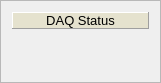
  <widget class="QFrame" name="frame" >
   <property name="geometry" >
    <rect>
     <x>2</x>
     <y>617</y>
     <width>161</width>
     <height>83</height>
    </rect>
   </property>
   <property name="minimumSize" >
    <size>
     <width>0</width>
     <height>0</height>
    </size>
   </property>
   <property name="frameShape" >
    <enum>QFrame::StyledPanel</enum>
   </property>
   <property name="frameShadow" >
    <enum>QFrame::Raised</enum>
   </property>
   <layout class="QGridLayout" >
    <item row="0" column="0" colspan="6" >
     <widget class="QLabel" name="label_54" >
      <property name="palette" >
       <palette>
        <active>
         <colorrole role="WindowText" >
          <brush brushstyle="SolidPattern" >
           <color alpha="255" >
            <red>0</red>
            <green>0</green>
            <blue>0</blue>
           </color>
          </brush>
         </colorrole>
         <colorrole role="BrightText" >
          <brush brushstyle="SolidPattern" >
           <color alpha="255" >
            <red>0</red>
            <green>0</green>
            <blue>0</blue>
           </color>
          </brush>
         </colorrole>
         <colorrole role="ButtonText" >
          <brush brushstyle="SolidPattern" >
           <color alpha="255" >
            <red>0</red>
            <green>0</green>
            <blue>0</blue>
           </color>
          </brush>
         </colorrole>
         <colorrole role="Base" >
          <brush brushstyle="SolidPattern" >
           <color alpha="255" >
            <red>235</red>
            <green>239</green>
            <blue>198</blue>
           </color>
          </brush>
         </colorrole>
         <colorrole role="Window" >
          <brush brushstyle="SolidPattern" >
           <color alpha="255" >
            <red>229</red>
            <green>226</green>
            <blue>206</blue>
           </color>
          </brush>
         </colorrole>
        </active>
        <inactive>
         <colorrole role="WindowText" >
          <brush brushstyle="SolidPattern" >
           <color alpha="255" >
            <red>0</red>
            <green>0</green>
            <blue>0</blue>
           </color>
          </brush>
         </colorrole>
         <colorrole role="BrightText" >
          <brush brushstyle="SolidPattern" >
           <color alpha="255" >
            <red>0</red>
            <green>0</green>
            <blue>0</blue>
           </color>
          </brush>
         </colorrole>
         <colorrole role="ButtonText" >
          <brush brushstyle="SolidPattern" >
           <color alpha="255" >
            <red>0</red>
            <green>0</green>
            <blue>0</blue>
           </color>
          </brush>
         </colorrole>
         <colorrole role="Base" >
          <brush brushstyle="SolidPattern" >
           <color alpha="255" >
            <red>235</red>
            <green>239</green>
            <blue>198</blue>
           </color>
          </brush>
         </colorrole>
         <colorrole role="Window" >
          <brush brushstyle="SolidPattern" >
           <color alpha="255" >
            <red>229</red>
            <green>226</green>
            <blue>206</blue>
           </color>
          </brush>
         </colorrole>
        </inactive>
        <disabled>
         <colorrole role="WindowText" >
          <brush brushstyle="SolidPattern" >
           <color alpha="255" >
            <red>128</red>
            <green>128</green>
            <blue>128</blue>
           </color>
          </brush>
         </colorrole>
         <colorrole role="BrightText" >
          <brush brushstyle="SolidPattern" >
           <color alpha="255" >
            <red>0</red>
            <green>0</green>
            <blue>0</blue>
           </color>
          </brush>
         </colorrole>
         <colorrole role="ButtonText" >
          <brush brushstyle="SolidPattern" >
           <color alpha="255" >
            <red>128</red>
            <green>128</green>
            <blue>128</blue>
           </color>
          </brush>
         </colorrole>
         <colorrole role="Base" >
          <brush brushstyle="SolidPattern" >
           <color alpha="255" >
            <red>229</red>
            <green>226</green>
            <blue>206</blue>
           </color>
          </brush>
         </colorrole>
         <colorrole role="Window" >
          <brush brushstyle="SolidPattern" >
           <color alpha="255" >
            <red>229</red>
            <green>226</green>
            <blue>206</blue>
           </color>
          </brush>
         </colorrole>
        </disabled>
       </palette>
      </property>
      <property name="font" >
       <font>
        <pointsize>10</pointsize>
        <weight>50</weight>
        <bold>false</bold>
       </font>
      </property>
      <property name="autoFillBackground" >
       <bool>true</bool>
      </property>
      <property name="frameShape" >
       <enum>QFrame::Panel</enum>
      </property>
      <property name="frameShadow" >
       <enum>QFrame::Raised</enum>
      </property>
      <property name="text" >
       <string>DAQ Status</string>
      </property>
      <property name="alignment" >
       <set>Qt::AlignCenter</set>
      </property>
     </widget>
    </item>
    <item row="1" column="0" >
     <widget class="CAImageMbbi" name="s1_15" >
      <property name="minimumSize" >
       <size>
        <width>10</width>
        <height>10</height>
       </size>
      </property>
      <property name="maximumSize" >
       <size>
        <width>30</width>
        <height>30</height>
       </size>
      </property>
      <property name="autoFillBackground" >
       <bool>true</bool>
      </property>
      <property name="pvname" >
       <string>ECH_DEV1_TASK_STATUS_READ</string>
      </property>
      <property name="dmode" stdset="0" >
       <enum>CAImageMbbi::TrueFalse</enum>
      </property>
      <property name="falsepxm" stdset="0" >
       <pixmap/>
      </property>
      <property name="truepxm" stdset="0" >
       <pixmap/>
      </property>
      <property name="index" >
       <number>1</number>
      </property>
     </widget>
    </item>
    <item row="1" column="1" >
     <widget class="CAImageMbbi" name="s1_16" >
      <property name="minimumSize" >
       <size>
        <width>10</width>
        <height>10</height>
       </size>
      </property>
      <property name="maximumSize" >
       <size>
        <width>30</width>
        <height>30</height>
       </size>
      </property>
      <property name="autoFillBackground" >
       <bool>true</bool>
      </property>
      <property name="pvname" >
       <string>ECH_DEV1_TASK_STATUS_READ</string>
      </property>
      <property name="dmode" stdset="0" >
       <enum>CAImageMbbi::TrueFalse</enum>
      </property>
      <property name="falsepxm" stdset="0" >
       <pixmap/>
      </property>
      <property name="truepxm" stdset="0" >
       <pixmap/>
      </property>
      <property name="index" >
       <number>2</number>
      </property>
     </widget>
    </item>
    <item row="1" column="2" >
     <widget class="CAImageMbbi" name="s1_17" >
      <property name="minimumSize" >
       <size>
        <width>10</width>
        <height>10</height>
       </size>
      </property>
      <property name="maximumSize" >
       <size>
        <width>30</width>
        <height>30</height>
       </size>
      </property>
      <property name="autoFillBackground" >
       <bool>true</bool>
      </property>
      <property name="pvname" >
       <string>ECH_DEV1_TASK_STATUS_READ</string>
      </property>
      <property name="dmode" stdset="0" >
       <enum>CAImageMbbi::TrueFalse</enum>
      </property>
      <property name="falsepxm" stdset="0" >
       <pixmap/>
      </property>
      <property name="truepxm" stdset="0" >
       <pixmap/>
      </property>
      <property name="index" >
       <number>3</number>
      </property>
     </widget>
    </item>
    <item row="1" column="3" >
     <widget class="CAImageMbbi" name="s1_18" >
      <property name="minimumSize" >
       <size>
        <width>10</width>
        <height>10</height>
       </size>
      </property>
      <property name="maximumSize" >
       <size>
        <width>30</width>
        <height>30</height>
       </size>
      </property>
      <property name="autoFillBackground" >
       <bool>true</bool>
      </property>
      <property name="pvname" >
       <string>ECH_DEV1_TASK_STATUS_READ</string>
      </property>
      <property name="dmode" stdset="0" >
       <enum>CAImageMbbi::TrueFalse</enum>
      </property>
      <property name="falsepxm" stdset="0" >
       <pixmap/>
      </property>
      <property name="truepxm" stdset="0" >
       <pixmap/>
      </property>
      <property name="index" >
       <number>4</number>
      </property>
     </widget>
    </item>
    <item row="1" column="4" >
     <widget class="CAImageMbbi" name="s1_19" >
      <property name="minimumSize" >
       <size>
        <width>10</width>
        <height>10</height>
       </size>
      </property>
      <property name="maximumSize" >
       <size>
        <width>30</width>
        <height>30</height>
       </size>
      </property>
      <property name="autoFillBackground" >
       <bool>true</bool>
      </property>
      <property name="pvname" >
       <string>ECH_DEV1_TASK_STATUS_READ</string>
      </property>
      <property name="dmode" stdset="0" >
       <enum>CAImageMbbi::TrueFalse</enum>
      </property>
      <property name="falsepxm" stdset="0" >
       <pixmap/>
      </property>
      <property name="truepxm" stdset="0" >
       <pixmap/>
      </property>
      <property name="index" >
       <number>5</number>
      </property>
     </widget>
    </item>
    <item row="1" column="5" >
     <widget class="CAImageMbbi" name="s1_20" >
      <property name="minimumSize" >
       <size>
        <width>10</width>
        <height>10</height>
       </size>
      </property>
      <property name="maximumSize" >
       <size>
        <width>30</width>
        <height>30</height>
       </size>
      </property>
      <property name="autoFillBackground" >
       <bool>true</bool>
      </property>
      <property name="pvname" >
       <string>ECH_DEV1_TASK_STATUS_READ</string>
      </property>
      <property name="dmode" stdset="0" >
       <enum>CAImageMbbi::TrueFalse</enum>
      </property>
      <property name="falsepxm" stdset="0" >
       <pixmap/>
      </property>
      <property name="truepxm" stdset="0" >
       <pixmap/>
      </property>
      <property name="index" >
       <number>6</number>
      </property>
     </widget>
    </item>
    <item row="2" column="0" colspan="6" >
     <widget class="CALabel" name="s1_21" >
      <property name="minimumSize" >
       <size>
        <width>100</width>
        <height>20</height>
       </size>
      </property>
      <property name="maximumSize" >
       <size>
        <width>500</width>
        <height>500</height>
       </size>
      </property>
      <property name="palette" >
       <palette>
        <active>
         <colorrole role="WindowText" >
          <brush brushstyle="SolidPattern" >
           <color alpha="255" >
            <red>0</red>
            <green>0</green>
            <blue>0</blue>
           </color>
          </brush>
         </colorrole>
        </active>
        <inactive>
         <colorrole role="WindowText" >
          <brush brushstyle="SolidPattern" >
           <color alpha="255" >
            <red>0</red>
            <green>0</green>
            <blue>0</blue>
           </color>
          </brush>
         </colorrole>
        </inactive>
        <disabled>
         <colorrole role="WindowText" >
          <brush brushstyle="SolidPattern" >
           <color alpha="255" >
            <red>115</red>
            <green>115</green>
            <blue>115</blue>
           </color>
          </brush>
         </colorrole>
        </disabled>
       </palette>
      </property>
      <property name="font" >
       <font>
        <pointsize>9</pointsize>
        <weight>75</weight>
        <bold>true</bold>
       </font>
      </property>
      <property name="autoFillBackground" >
       <bool>true</bool>
      </property>
      <property name="alignment" >
       <set>Qt::AlignLeading|Qt::AlignLeft|Qt::AlignVCenter</set>
      </property>
      <property name="wordWrap" >
       <bool>false</bool>
      </property>
      <property name="indent" >
       <number>5</number>
      </property>
      <property name="pvname" >
       <string>ECH_DEV1_TASK_STATUS_READ</string>
      </property>
      <property name="dmode" stdset="0" >
       <enum>CALabel::Choice</enum>
      </property>
      <property name="cmode" stdset="0" >
       <enum>CALabel::Alarm</enum>
      </property>
      <property name="ttdmode" stdset="0" >
       <enum>CALabel::Show</enum>
      </property>
      <property name="dbrequest" stdset="0" >
       <enum>CALabel::DBRGSTR</enum>
      </property>
      <property name="messages" stdset="0" >
       <stringlist/>
      </property>
     </widget>
    </item>
   </layout>
  </widget>
